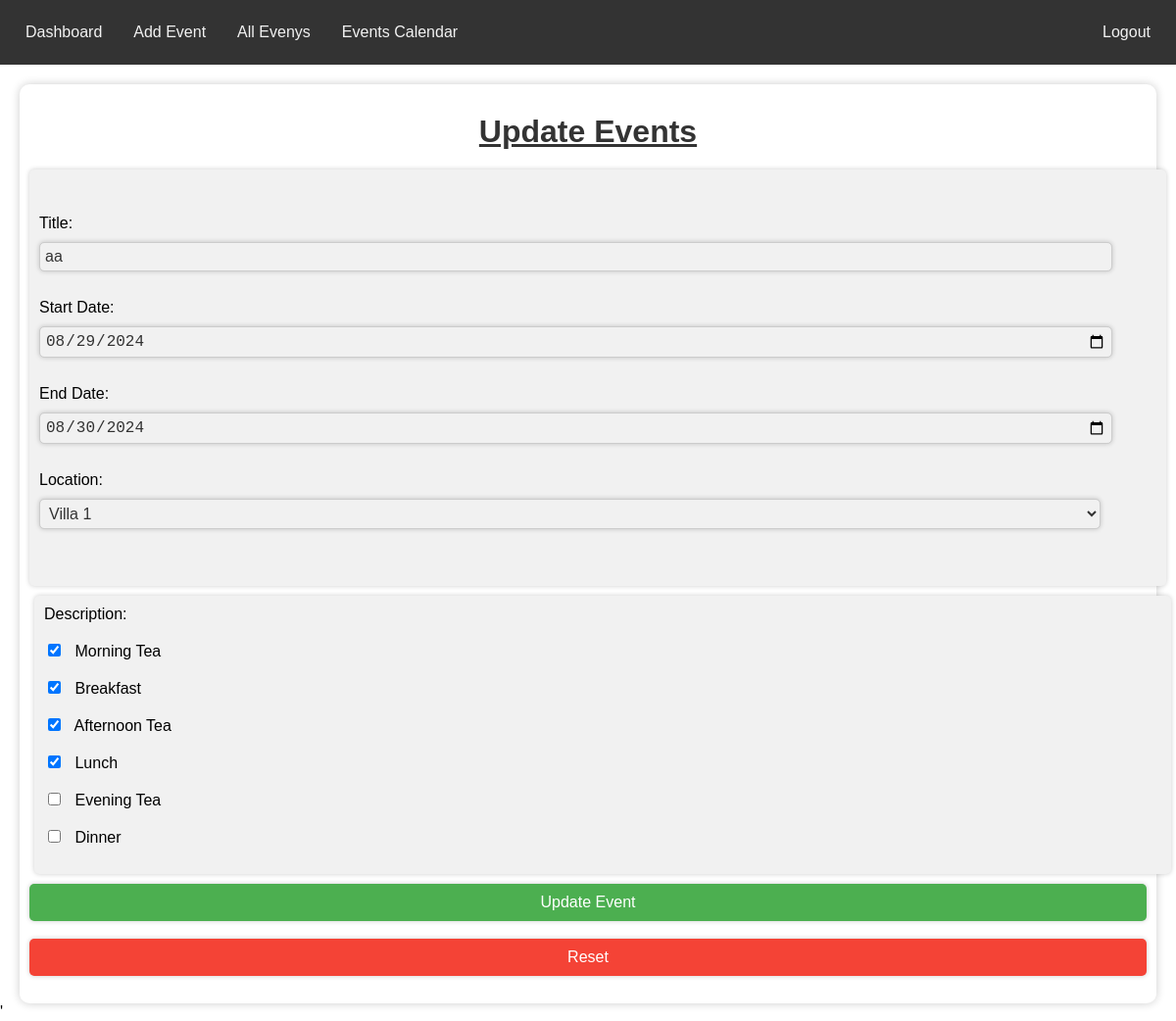
Page /AddEvent.php?uid=2 on the committed database.
### tables this page shows
CREATE TABLE `events` (
  `id` int(11) NOT NULL,
  `title` varchar(255) NOT NULL,
  `description` text DEFAULT NULL,
  `event_date` date NOT NULL,
  `end_date` date NOT NULL,
  `location` varchar(255) DEFAULT NULL,
  `created_at` timestamp NOT NULL DEFAULT current_timestamp()
);

### AddEvent.php (the view, shortened to what this page needs)
<?php
include 'header.php';
include 'topbutton.php';
?>
<!DOCTYPE html>
<html lang="en">
<head>
    <link rel="stylesheet" href="css/AddEvent.css">
</head>
<body>
    <div class="formContaner">
        <?php
        if (isset($_REQUEST['uid'])) {
            $uid = $_REQUEST['uid'];
            $sql = "SELECT * FROM events where id = '$uid'";
            $result = mysqli_query($conn, $sql);
            $row = $result->fetch_assoc();
            if ($result->num_rows > 0) {
                $selectedMeals = explode(", ", $row['description']);
                echo  "<h1>Update Events</h1>
                    <div class='left'>
                      <form action='backend/UpdateEvent.php' method='post'>
                      <input type='hidden' id='id' name='id' value='" . $row['id'] . "'> <br><br>
                      <label for='title'>Title:</label>
                      <input type='text' id='title' name='title' required value='" . $row['title'] . "'> <br><br>
                      <label for='event_date'>Start Date:</label>
                      <input type='date' id='event_date' name='event_date' required value='" . $row['event_date'] . "'> <br><br>
                      <label for='End_date'>End Date:</label>
                      <input type='date' id='End_date' name='End_date' required value='" . $row['end_date'] . "'> <br><br>
                      <label for='location'>Location:</label>
                    <select id='location' name='location'>
                        <option hidden>Choose : " . $row['location'] . "</option>
                        <optgroup label='Full Book'>
                            <option value='Villa 1' " . ($row['location'] == 'Villa 1' ? 'selected' : '') . ">Villa 1</option>
                            <option value='Villa 2' " . ($row['location'] == 'Villa 2' ? 'selected' : '') . ">Villa 2</option>
                        </optgroup>
                            <option value='Villa 2 Room 1' " . ($row['location'] == 'Villa 2 Room 1' ? 'selected' : '') . ">Villa 2 Room 1</option>
                            <option value='Villa 2 Room 2' " . ($row['location'] == 'Villa 2 Room 2' ? 'selected' : '') . ">Villa 2 Room 2</option>
                            <option value='Villa 2 Room 3' " . ($row['location'] == 'Villa 2 Room 3' ? 'selected' : '') . ">Villa 2 Room 3</option>
                    </select> <br><br>
                    </div>
                    <div class='right'>
                        <label for='description'>Description:</label><br><br>
                        <input type='checkbox' name='meal[]' id='morningTea' value='Morning Tea' " . (in_array('Morning Tea', $selectedMeals) ? 'checked' : '') . ">
                        <label for='morningTea'>Morning Tea</label><br><br>
                        <input type='checkbox' name='meal[]' id='breakfast' value='Breakfast' " . (in_array('Breakfast', $selectedMeals) ? 'checked' : '') . ">
                        <label for='breakfast'>Breakfast</label><br><br>
                        <input type='checkbox' name='meal[]' id='afternoonTea' value='Afternoon Tea' " . (in_array('Afternoon Tea', $selectedMeals) ? 'checked' : '') . ">
                        <label for='afternoonTea'>Afternoon Tea</label><br><br>
                         <input type='checkbox' name='meal[]' id='lunch' value='Lunch' " . (in_array('Lunch', $selectedMeals) ? 'checked' : '') . ">
                         <label for='lunch'>Lunch</label><br><br>
                        <input type='checkbox' name='meal[]' id='eveningTea' value='Evening Tea' " . (in_array('Evening Tea', $selectedMeals) ? 'checked' : '') . ">
                        <label for='eveningTea'>Evening Tea</label><br><br>
                        <input type='checkbox' name='meal[]' id='dinner' value='Dinner' " . (in_array('Dinner', $selectedMeals) ? 'checked' : '') . ">
                        <label for='dinner'>Dinner</label><br><br>
                    </div>
                      <input type='submit' name='submit' value='Update Event'> <br><br>
                      <input type='reset' name='reset' value='Reset'> <br><br>
                      </form> ";
            }
        }
        ?>
    </div>
</body>'
</html>

### css/header.css (style rules this page uses)
body { margin: 0; padding: 0; font-family: Arial, sans-serif; }

### css/AddEvent.css (style rules this page uses)
.formContaner { width: 95%; height: auto; margin: auto; background-color: #fff; padding: 10px; border-radius: 10px; box-shadow: 0px 0px 10px rgba(0, 0, 0, 0.2); }
.formContaner h1 { color: #333; margin-bottom: 20px; text-align: center; font-weight: bold; text-decoration: underline; margin-top: 20px; }
.formContaner form { width: 100%; margin-bottom: 20px; }
.left { width: 47%; float: left; height: auto; padding: 10px; border: 1ps solid #ccc; border-radius: 5px; transition: 0.3s ease-in-out; box-shadow: 0px 0px 5px rgba(0, 0, 0, 0.2); background-color: #f1f1f1; margin: auto; margin-bottom: 20px; margin-right: 5px; }
.right { width: 47%; float: left; height: auto; padding: 10px; border: 1ps solid #ccc; border-radius: 5px; transition: 0.3s ease-in-out; box-shadow: 0px 0px 5px rgba(0, 0, 0, 0.2); background-color: #f1f1f1; margin: auto; margin-bottom: 20px; margin-left: 5px; margin-right: 10px; }
.left label { display: block; margin-bottom: 10px; }
.left input[type="text"], input[type="date"],input[type="time"],select,option { width: 95%; padding: 5px; margin-bottom: 10px; border: 1px solid #ccc; outline: none; font-size: 16px; resize: vertical; border-radius: 5px; transition: 0.3s ease-in-out; box-shadow: 0px 0px 5px rgba(0, 0, 0, 0.2); background-color: #f1f1f1; color: #333; background-clip: padding-box; }
input[type="checkbox"] { margin-right: 10px; }
select { width: 95%; padding: 5px; margin-bottom: 10px; border: 1px solid #ccc; outline: none; font-size: 16px; resize: vertical; border-radius: 5px; transition: 0.3s ease-in-out; box-shadow: 0px 0px 5px rgba(0, 0, 0, 0.2); background-color: #f1f1f1; color: #333; background-clip: padding-box; }
input[type="submit"] { width: 100%; padding: 10px; background-color: #4CAF50; color: white; border: none; border-radius: 5px; cursor: pointer; font-size: 16px; transition: 0.3s ease-in-out; box-shadow: 0px 0px 5px rgba(0, 0, 0, 0.2); }
input[type="reset"] { width: 100%; padding: 10px; background-color: #f44336; color: white; border: none; border-radius: 5px; cursor: pointer; font-size: 16px; transition: 0.3s ease-in-out; box-shadow: 0px 0px 5px rgba(0, 0, 0, 0.2); }
@media screen and (max-width: 1400px) { .left, .right { width: 100%; float: none; margin-bottom: 10px; } }

### rows in the picture
events: title "aa", event_date "08/29/2024", End_date "08/30/2024", location "Villa 1", description "☑"
